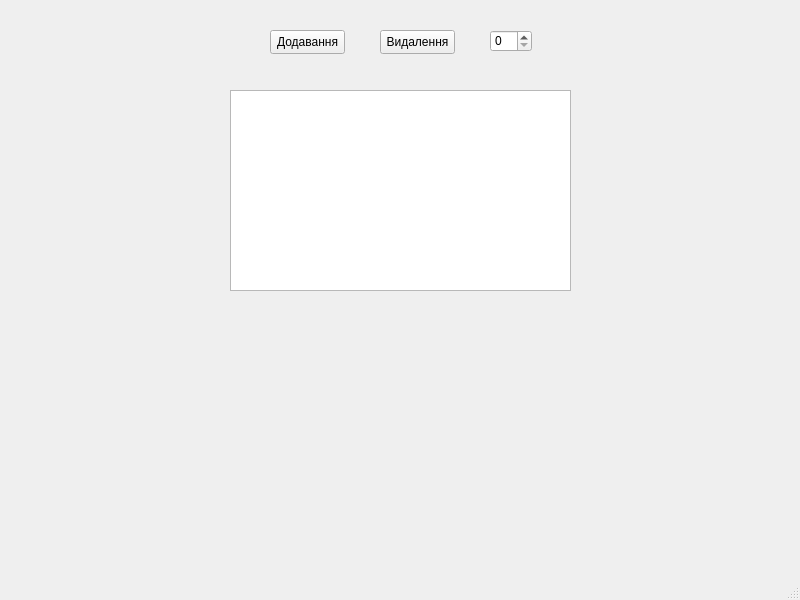
<?xml version="1.0" encoding="UTF-8"?>
<ui version="4.0">
 <class>MainWindow</class>
 <widget class="QMainWindow" name="MainWindow">
  <property name="geometry">
   <rect>
    <x>0</x>
    <y>0</y>
    <width>800</width>
    <height>600</height>
   </rect>
  </property>
  <property name="windowTitle">
   <string>MainWindow</string>
  </property>
  <widget class="QWidget" name="centralwidget">
   <widget class="QTextEdit" name="textEdit">
    <property name="geometry">
     <rect>
      <x>230</x>
      <y>90</y>
      <width>341</width>
      <height>201</height>
     </rect>
    </property>
   </widget>
   <widget class="QPushButton" name="addItemButton">
    <property name="geometry">
     <rect>
      <x>270</x>
      <y>30</y>
      <width>75</width>
      <height>24</height>
     </rect>
    </property>
    <property name="text">
     <string>Додавання</string>
    </property>
   </widget>
   <widget class="QPushButton" name="removeItemButton">
    <property name="geometry">
     <rect>
      <x>380</x>
      <y>30</y>
      <width>75</width>
      <height>24</height>
     </rect>
    </property>
    <property name="text">
     <string>Видалення</string>
    </property>
   </widget>
   <widget class="QSpinBox" name="spinBox">
    <property name="geometry">
     <rect>
      <x>490</x>
      <y>30</y>
      <width>42</width>
      <height>22</height>
     </rect>
    </property>
   </widget>
  </widget>
  <widget class="QMenuBar" name="menubar">
   <property name="geometry">
    <rect>
     <x>0</x>
     <y>0</y>
     <width>800</width>
     <height>22</height>
    </rect>
   </property>
  </widget>
  <widget class="QStatusBar" name="statusbar"/>
 </widget>
 <resources/>
 <connections/>
</ui>
